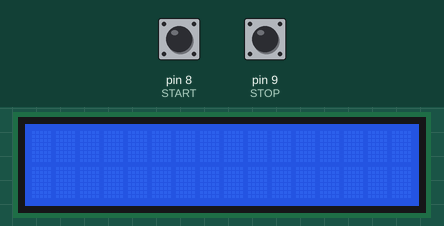
Simulated run of this sketch. Board: Arduino Uno, built with avr-gcc and run on an emulated ATmega328P. On the bench: 16×2 character LCD. The test bench sets the inputs (shaded band); at power-on: pin 8 (START) HIGH, pin 9 (STOP) HIGH.

Above: at 1.2 s.
1.3 s: pin 8 (START) pulled LOW for 3.2 s
At 1.9 s:
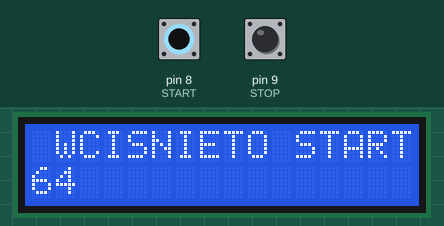
7.5 s: pin 9 (STOP) pulled LOW for 0.15 s
At 8.9 s:
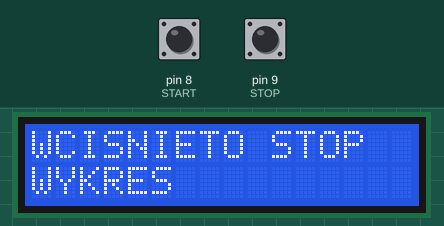
10.6 s: pin 9 (STOP) pulled LOW for 1 s
14.6 s: pin 9 (STOP) pulled LOW for 3.2 s
20.8 s: pin 8 (START) driven LOW and pin 9 (STOP) driven LOW
At 25.1 s:
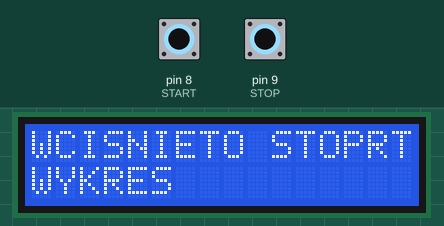
Timing chart, 0 to 26.6 s (numbered marks = the images above; inputs shaded):
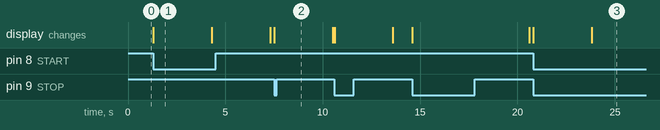

Measured:
- after the input at 1.3 s, the display: changes at once (image 1)
- after the input at 7.5 s, the display: changes at once (image 2)
- after the input at 20.8 s, the display: first changes at once (image 3 shows a later state)
- what the display in image 1 shows lasts 3.0 s, from 1.3 s to 4.3 s

The sketch:

licznik_czasu.ino
```cpp
//MAGDALENA LIPIEC
//aplikacja liczy czas od wciśnięcia przysciku start do wcisniecia przyscisku stop

#include <LiquidCrystal.h>
LiquidCrystal lcd(2, 3, 4, 5, 6, 7);

unsigned long czas;


void setup() {
  lcd.begin(16, 2);
  lcd.clear();
  lcd.setCursor(0, 0); //Ustawienie kursora
  lcd.setCursor(0,1);

  pinMode(8, INPUT_PULLUP); //START
  pinMode(9, INPUT_PULLUP); //STOP

  czas = millis();

}

void loop()
{

  if ((digitalRead(8) == LOW)) {  //jak damy impuls


  lcd.setCursor(0, 0);
  lcd.print(" WCISNIETO START");

  lcd.setCursor(0,1);
  lcd.print(czas);

  Serial.println(czas);

  delay(3000);

  }

  if ((digitalRead(9) == LOW)) {  //jak damy impuls


  lcd.setCursor(0, 0);
  lcd.print("WCISNIETO STOP");
  lcd.setCursor(0,1);
  lcd.print("WYKRES");
  delay(3000);
  }

  else {
    lcd.clear();
  }
}
```
